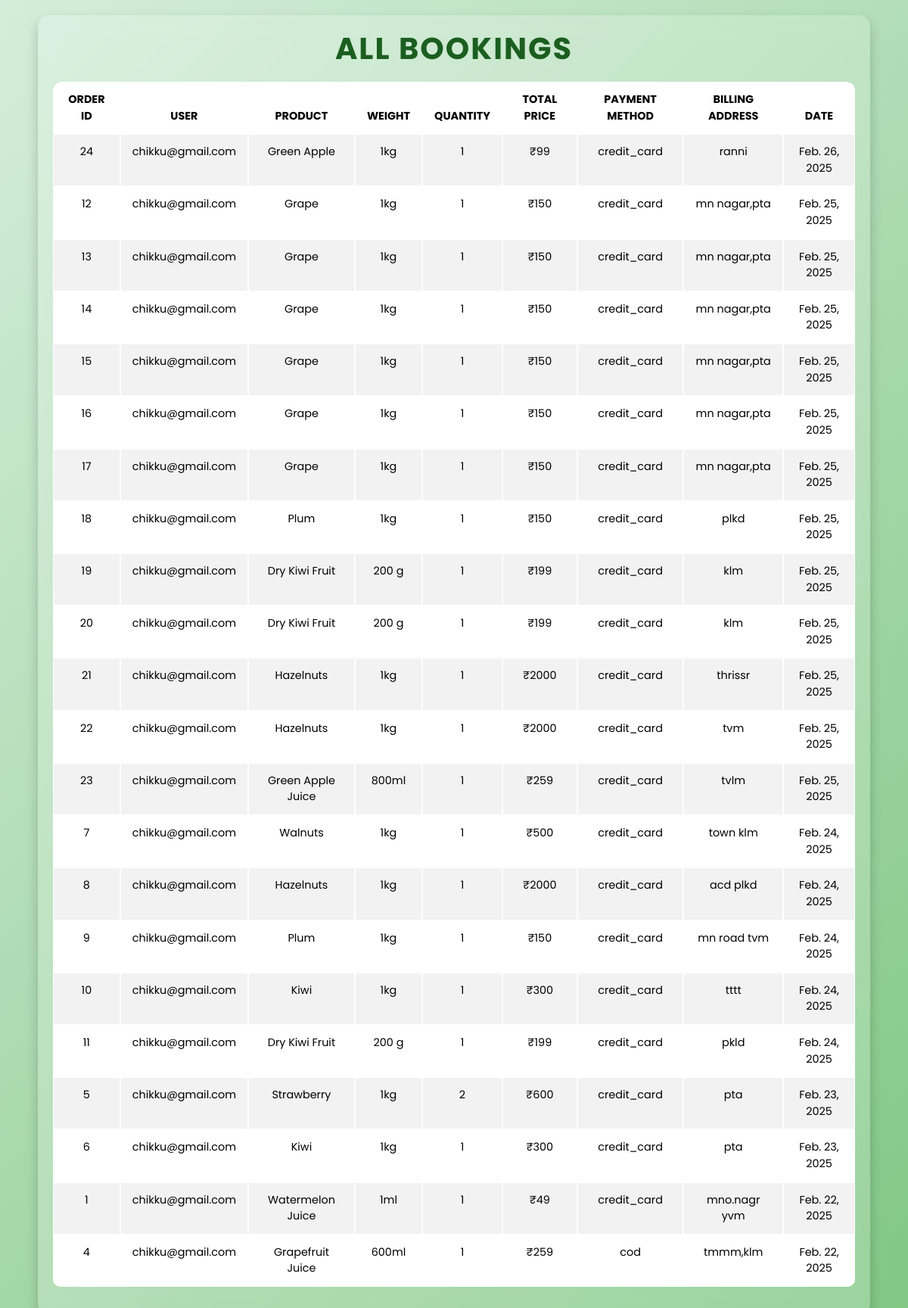
The app's page /shop/bookings/ (signed in) with its own data.
### app/models.py (models this page shows)
class Buy(models.Model):
    PAYMENT_CHOICES = [
        ('cod', 'Cash on Delivery'),
        ('online', 'Online Payment'),
    ]
    product=models.ForeignKey(Product,on_delete=models.CASCADE,null=True)
    user=models.ForeignKey(User,on_delete=models.CASCADE)
    weight=models.ForeignKey(Weight,on_delete=models.CASCADE)
    qty=models.IntegerField()
    total_price=models.IntegerField()
    date=models.DateField(auto_now_add=True)
    payment_method = models.CharField(max_length=10, choices=PAYMENT_CHOICES, default='cod')
    billing_address = models.TextField(blank=True, null=True)

class Product(models.Model):
     pid=models.TextField()
     name=models.TextField()
     disc=models.TextField()
     img=models.FileField()
     cat_id=models.ForeignKey(Category,on_delete=models.CASCADE)

class Weight(models.Model):
     product=models.ForeignKey(Product,on_delete=models.CASCADE)
     price=models.IntegerField()
     offer_price=models.IntegerField()
     product_weight=models.TextField()
     stock=models.IntegerField()

### app/views.py (the view)
# urls.py: path('shop/bookings/', views.admin_bookings, name='admin_bookings'),
@user_passes_test(lambda u: u.is_superuser)
def admin_bookings(req):
    bookings = Buy.objects.all().order_by('-date')
    return render(req, 'shop/bookings.html', {'bookings': bookings})

### templates/shop/bookings.html (shortened to what this page needs)
<!DOCTYPE html>
<html lang="en">
<head>
    <link href="https://cdn.jsdelivr.net/npm/bootstrap@5.3.3/dist/css/bootstrap.min.css" rel="stylesheet">
</head>
<body>
    <div class="container">
        <h1>All Bookings</h1>
        <div class="table-responsive">
            <table class="table table-bordered table-striped">
                <thead>
                    <tr>
                        <th>Order ID</th>
                        <th>User</th>
                        <th>Product</th>
                        <th>Weight</th>
                        <th>Quantity</th>
                        <th>Total Price</th>
                        <th>Payment Method</th>
                        <th>Billing Address</th>
                        <th>Date</th>
                    </tr>
                </thead>
                <tbody>
                    {% for booking in bookings %}
                    <tr>
                        <td>{{ booking.id }}</td>
                        <td>{{ booking.user.username }}</td>
                        <td>{{ booking.product.name }}</td>
                        <td>{{ booking.weight.product_weight }}</td>
                        <td>{{ booking.qty }}</td>
                        <td>₹{{ booking.total_price }}</td>
                        <td>{{ booking.payment_method }}</td>
                        <td>{{ booking.billing_address }}</td>
                        <td>{{ booking.date }}</td>
                    </tr>
                    {% endfor %}
                </tbody>
            </table>
        </div>
    </div>
</body>
</html>

### templates/shop/bookings.html (style rules this page uses)
body { background: linear-gradient(135deg, #d4edda, #81c784); font-family: 'Poppins', sans-serif; color: #2e7d32; min-height: 100vh; display: flex; justify-content: center; align-items: center; padding: 20px; }
.container { padding: 20px; background: rgba(255, 255, 255, 0.2); backdrop-filter: blur(12px); -webkit-backdrop-filter: blur(12px); border-radius: 15px; box-shadow: 0 8px 16px rgba(0, 0, 0, 0.2); max-width: 95%; width: 1100px; }
h1 { color: #1b5e20; font-weight: 700; text-align: center; text-transform: uppercase; letter-spacing: 2px; margin-bottom: 20px; }
.table-responsive { margin-top: 20px; }
.table { width: 100%; border-collapse: separate; border-spacing: 0; border-radius: 10px; overflow: hidden; color: #333; }
.table thead { background: linear-gradient(135deg, #388e3c, #2e7d32); color: white; }
.table th, .table td { padding: 12px 15px; text-align: center; font-size: 0.9rem; }
.table th { font-weight: bold; text-transform: uppercase; }
.table tbody tr { transition: all 0.3s ease-in-out; background: rgba(255, 255, 255, 0.2); }
.table-striped tbody tr:nth-child(odd) { background-color: rgba(255, 255, 255, 0.1); }
.table-bordered th, .table-bordered td { border: 1px solid rgba(255, 255, 255, 0.3); }

### records on screen
Buy: id "24", user.username "chikku@gmail.com", product.name "Green Apple", weight.product_weight "1kg", qty "1", total_price "99", payment_method "credit_card", billing_address "ranni", date "Feb. 26, 2025"
Buy: id "12", user.username "chikku@gmail.com", product.name "Grape", weight.product_weight "1kg", qty "1", total_price "150", payment_method "credit_card", billing_address "mn nagar,pta", date "Feb. 25, 2025"
Buy: id "13", user.username "chikku@gmail.com", product.name "Grape", weight.product_weight "1kg", qty "1", total_price "150", payment_method "credit_card", billing_address "mn nagar,pta", date "Feb. 25, 2025"
Buy: id "14", user.username "chikku@gmail.com", product.name "Grape", weight.product_weight "1kg", qty "1", total_price "150", payment_method "credit_card", billing_address "mn nagar,pta", date "Feb. 25, 2025"
Buy: id "15", user.username "chikku@gmail.com", product.name "Grape", weight.product_weight "1kg", qty "1", total_price "150", payment_method "credit_card", billing_address "mn nagar,pta", date "Feb. 25, 2025"
Buy: id "16", user.username "chikku@gmail.com", product.name "Grape", weight.product_weight "1kg", qty "1", total_price "150", payment_method "credit_card", billing_address "mn nagar,pta", date "Feb. 25, 2025"
Buy: id "17", user.username "chikku@gmail.com", product.name "Grape", weight.product_weight "1kg", qty "1", total_price "150", payment_method "credit_card", billing_address "mn nagar,pta", date "Feb. 25, 2025"
Buy: id "18", user.username "chikku@gmail.com", product.name "Plum", weight.product_weight "1kg", qty "1", total_price "150", payment_method "credit_card", billing_address "plkd", date "Feb. 25, 2025"
Buy: id "19", user.username "chikku@gmail.com", product.name "Dry Kiwi Fruit", weight.product_weight "200 g", qty "1", total_price "199", payment_method "credit_card", billing_address "klm", date "Feb. 25, 2025"
Buy: id "20", user.username "chikku@gmail.com", product.name "Dry Kiwi Fruit", weight.product_weight "200 g", qty "1", total_price "199", payment_method "credit_card", billing_address "klm", date "Feb. 25, 2025"
Buy: id "21", user.username "chikku@gmail.com", product.name "Hazelnuts", weight.product_weight "1kg", qty "1", total_price "2000", payment_method "credit_card", billing_address "thrissr", date "Feb. 25, 2025"
Buy: id "22", user.username "chikku@gmail.com", product.name "Hazelnuts", weight.product_weight "1kg", qty "1", total_price "2000", payment_method "credit_card", billing_address "tvm", date "Feb. 25, 2025"
Buy: id "23", user.username "chikku@gmail.com", product.name "Green Apple Juice", weight.product_weight "800ml", qty "1", total_price "259", payment_method "credit_card", billing_address "tvlm", date "Feb. 25, 2025"
Buy: id "7", user.username "chikku@gmail.com", product.name "Walnuts", weight.product_weight "1kg", qty "1", total_price "500", payment_method "credit_card", billing_address "town klm", date "Feb. 24, 2025"
Buy: id "8", user.username "chikku@gmail.com", product.name "Hazelnuts", weight.product_weight "1kg", qty "1", total_price "2000", payment_method "credit_card", billing_address "acd plkd", date "Feb. 24, 2025"
Buy: id "9", user.username "chikku@gmail.com", product.name "Plum", weight.product_weight "1kg", qty "1", total_price "150", payment_method "credit_card", billing_address "mn road tvm", date "Feb. 24, 2025"
Buy: id "10", user.username "chikku@gmail.com", product.name "Kiwi", weight.product_weight "1kg", qty "1", total_price "300", payment_method "credit_card", billing_address "tttt", date "Feb. 24, 2025"
Buy: id "11", user.username "chikku@gmail.com", product.name "Dry Kiwi Fruit", weight.product_weight "200 g", qty "1", total_price "199", payment_method "credit_card", billing_address "pkld", date "Feb. 24, 2025"
Buy: id "5", user.username "chikku@gmail.com", product.name "Strawberry", weight.product_weight "1kg", qty "2", total_price "600", payment_method "credit_card", billing_address "pta", date "Feb. 23, 2025"
Buy: id "6", user.username "chikku@gmail.com", product.name "Kiwi", weight.product_weight "1kg", qty "1", total_price "300", payment_method "credit_card", billing_address "pta", date "Feb. 23, 2025"
Buy: id "1", user.username "chikku@gmail.com", product.name "Watermelon Juice", weight.product_weight "1ml", qty "1", total_price "49", payment_method "credit_card", billing_address "mno.nagr yvm", date "Feb. 22, 2025"
Buy: id "4", user.username "chikku@gmail.com", product.name "Grapefruit Juice", weight.product_weight "600ml", qty "1", total_price "259", payment_method "cod", billing_address "tmmm,klm", date "Feb. 22, 2025"
